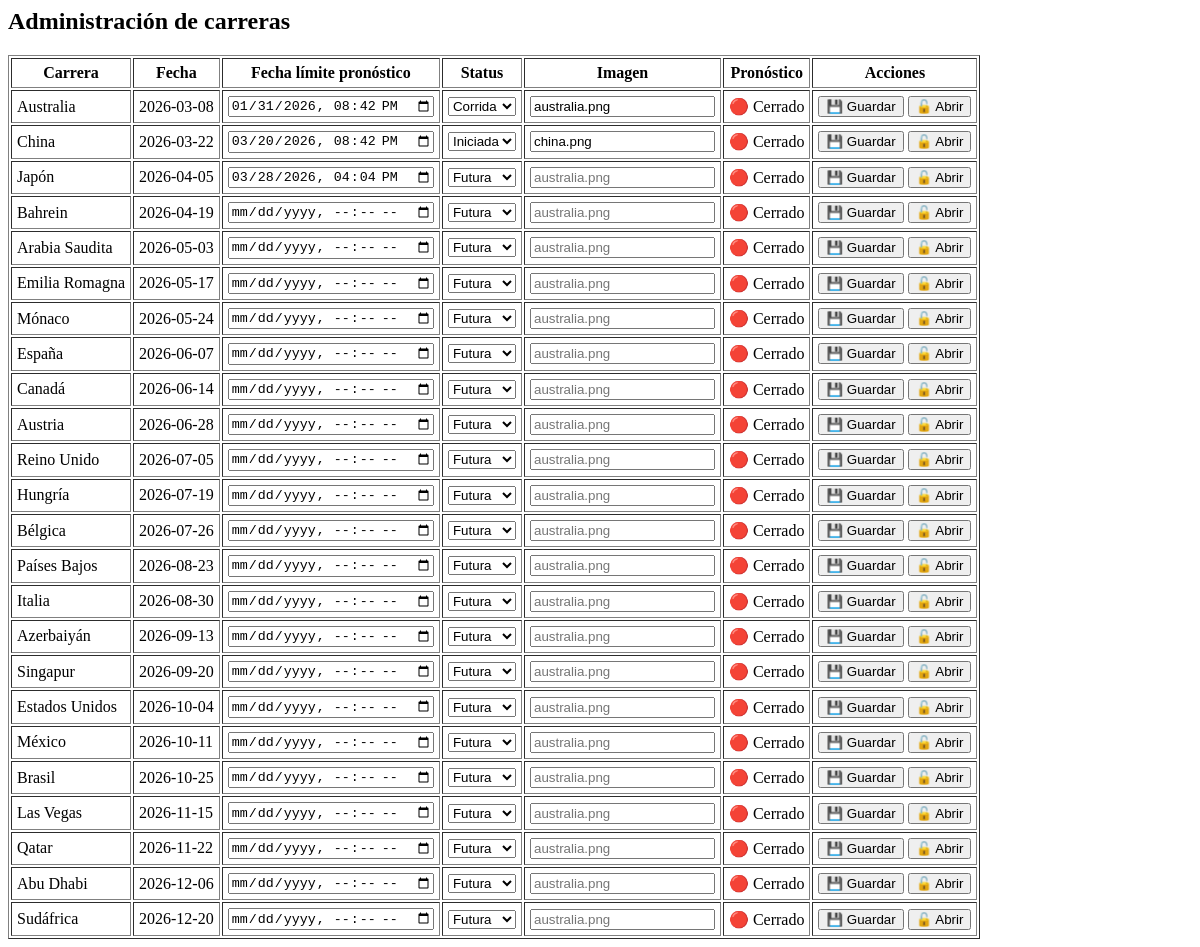
Page /admin/carreras (signed in) on the earlier database version.
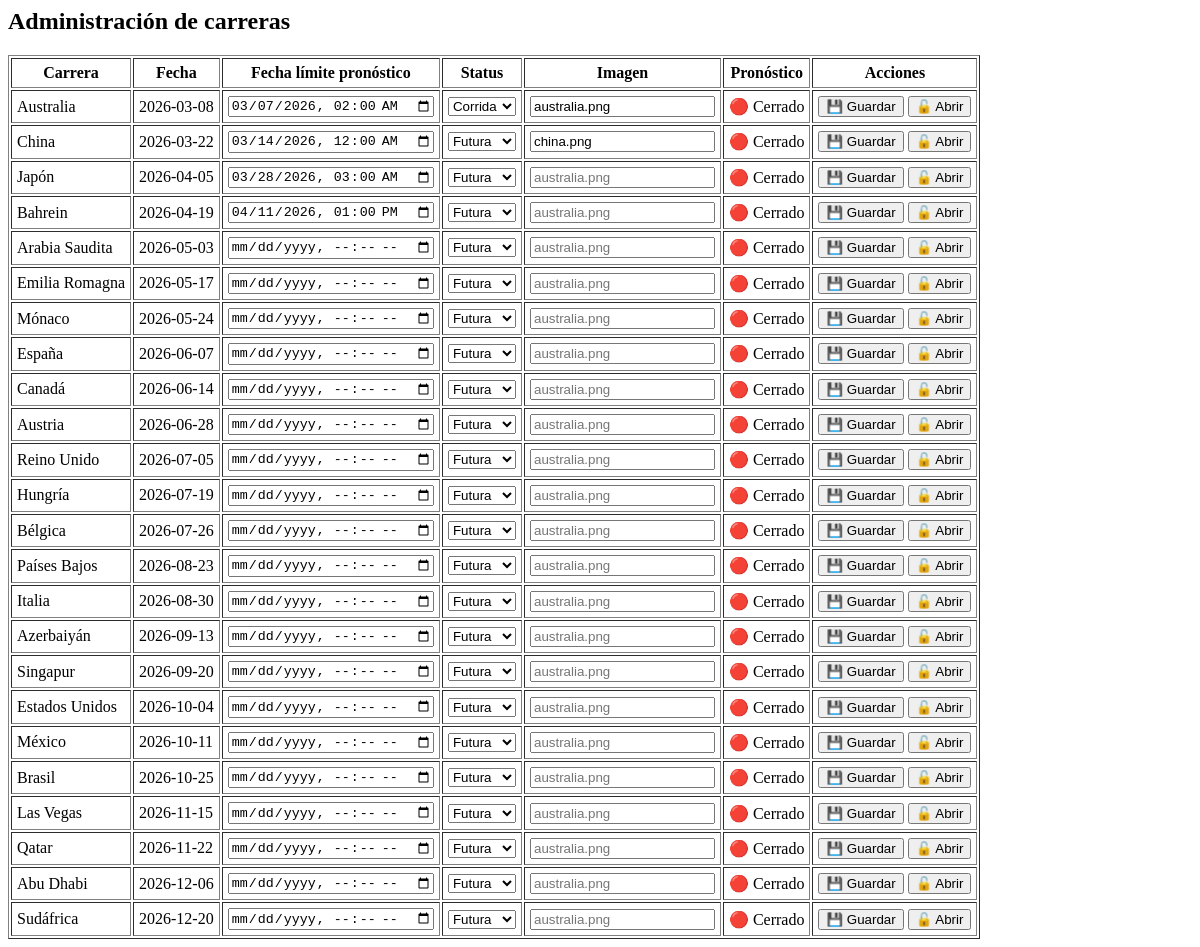
Same page on the later database version.
### tables this page shows
CREATE TABLE carreras (
    id INTEGER PRIMARY KEY,
    pais TEXT,
    autodromo TEXT,
    fecha TEXT,
    sprint INTEGER
, pronostico_abierto INTEGER DEFAULT 1, clasificacion_iniciada INTEGER DEFAULT 0, info_fecha TEXT, fecha_clasificacion TEXT, fecha_limite_pronostico TEXT, imagen TEXT, status TEXT DEFAULT 'futura');

### app.py (the view, shortened to what this page needs)
@app.route("/admin/carreras", methods=["GET", "POST"])
def admin_carreras():
    if "user_id" not in session:
        return render_template("index.html", error="Login incorrecto")
    conn = get_db()
    cur = conn.cursor()
    cur.execute("SELECT admin FROM usuarios WHERE id = ?", (session["user_id"],))
    user = cur.fetchone()
    if not user or user["admin"] != 1:
        conn.close()
        return "Acceso denegado", 403
    cur.execute("""
        SELECT id, pais, fecha,
               fecha_limite_pronostico,
               status,
               imagen,
               pronostico_abierto
        FROM carreras
        ORDER BY fecha ASC
    """)
    carreras = cur.fetchall()
    conn.close()
    return render_template("admin_carreras.html", carreras=carreras)

### app.py (called while the page is built)
def get_db():
    conn = sqlite3.connect("prode.db")
    conn.row_factory = sqlite3.Row
    return conn

### templates/admin_carreras.html (shortened to what this page needs)
<h2>Administración de carreras</h2>
<table border="1" cellpadding="5">
    <tr>
        <th>Carrera</th>
        <th>Fecha</th>
        <th>Fecha límite pronóstico</th>
        <th>Status</th>
        <th>Imagen</th>
        <th>Pronóstico</th>
        <th>Acciones</th>
    </tr>
    {% for c in carreras %}
    <tr>
        <form method="POST">
            <td>{{ c.pais }}</td>
            <td>{{ c.fecha }}</td>
            <td>
                <input type="datetime-local"
                       name="fecha_limite_pronostico"
                       value="{{ c.fecha_limite_pronostico|replace(' ', 'T') if c.fecha_limite_pronostico }}">
            </td>
            <td>
                <select name="status">
                    <option value="futura" {% if c.status == 'futura' %}selected{% endif %}>Futura</option>
                    <option value="iniciada" {% if c.status == 'iniciada' %}selected{% endif %}>Iniciada</option>
                    <option value="corrida" {% if c.status == 'corrida' %}selected{% endif %}>Corrida</option>
                </select>
            </td>
            <td>
                <input type="text"
                       name="imagen"
                       value="{{ c.imagen or '' }}"
                       placeholder="australia.png">
            </td>
            <td>
                {% if c.pronostico_abierto %}
                    🟢 Abierto
                {% else %}
                    🔴 Cerrado
                {% endif %}
            </td>
            <td>
                <button type="submit" name="accion" value="guardar">
                    💾 Guardar
                </button>
                {% if c.pronostico_abierto %}
                    <button type="submit" name="accion" value="cerrar">
                        🔒 Cerrar
                    </button>
                {% else %}
                    <button type="submit" name="accion" value="abrir">
                        🔓 Abrir
                    </button>
                {% endif %}
            </td>
        </form>
    </tr>
    {% endfor %}
</table>

Differences in the rows shown:
changed carreras "Australia": fecha_limite_pronostico "01/31/2026 20:42" → "03/07/2026 02:00"
changed carreras "China": fecha_limite_pronostico "03/20/2026 20:42" → "03/14/2026 00:00"; status "Iniciada" → "Futura"
changed carreras "Japón": fecha_limite_pronostico "03/28/2026 16:04" → "03/28/2026 03:00"
changed carreras "Bahrein": fecha_limite_pronostico (not shown) → "04/11/2026 13:00"
